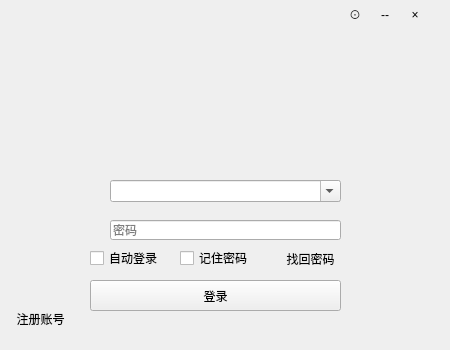
<?xml version="1.0" encoding="UTF-8"?>
<ui version="4.0">
 <class>LoginWidget</class>
 <widget class="QWidget" name="LoginWidget">
  <property name="geometry">
   <rect>
    <x>0</x>
    <y>0</y>
    <width>450</width>
    <height>350</height>
   </rect>
  </property>
  <property name="minimumSize">
   <size>
    <width>450</width>
    <height>350</height>
   </size>
  </property>
  <property name="maximumSize">
   <size>
    <width>450</width>
    <height>350</height>
   </size>
  </property>
  <property name="windowTitle">
   <string>Form</string>
  </property>
  <widget class="QWidget" name="LoginwidgetInner" native="true">
   <property name="geometry">
    <rect>
     <x>0</x>
     <y>0</y>
     <width>430</width>
     <height>330</height>
    </rect>
   </property>
   <property name="minimumSize">
    <size>
     <width>430</width>
     <height>330</height>
    </size>
   </property>
   <property name="maximumSize">
    <size>
     <width>430</width>
     <height>330</height>
    </size>
   </property>
   <widget class="QToolButton" name="toolButtonMin">
    <property name="geometry">
     <rect>
      <x>370</x>
      <y>0</y>
      <width>30</width>
      <height>30</height>
     </rect>
    </property>
    <property name="minimumSize">
     <size>
      <width>30</width>
      <height>30</height>
     </size>
    </property>
    <property name="maximumSize">
     <size>
      <width>30</width>
      <height>30</height>
     </size>
    </property>
    <property name="text">
     <string>--</string>
    </property>
    <property name="autoRaise">
     <bool>true</bool>
    </property>
   </widget>
   <widget class="QToolButton" name="toolButtonSet">
    <property name="geometry">
     <rect>
      <x>340</x>
      <y>0</y>
      <width>30</width>
      <height>30</height>
     </rect>
    </property>
    <property name="minimumSize">
     <size>
      <width>30</width>
      <height>30</height>
     </size>
    </property>
    <property name="maximumSize">
     <size>
      <width>30</width>
      <height>30</height>
     </size>
    </property>
    <property name="text">
     <string>⊙</string>
    </property>
    <property name="checkable">
     <bool>false</bool>
    </property>
    <property name="autoRaise">
     <bool>true</bool>
    </property>
   </widget>
   <widget class="QToolButton" name="toolButtonClose">
    <property name="geometry">
     <rect>
      <x>400</x>
      <y>0</y>
      <width>30</width>
      <height>30</height>
     </rect>
    </property>
    <property name="minimumSize">
     <size>
      <width>30</width>
      <height>30</height>
     </size>
    </property>
    <property name="maximumSize">
     <size>
      <width>30</width>
      <height>30</height>
     </size>
    </property>
    <property name="text">
     <string>×</string>
    </property>
    <property name="autoRaise">
     <bool>true</bool>
    </property>
   </widget>
   <widget class="QLabel" name="labelHeadPic">
    <property name="geometry">
     <rect>
      <x>180</x>
      <y>90</y>
      <width>64</width>
      <height>64</height>
     </rect>
    </property>
    <property name="minimumSize">
     <size>
      <width>64</width>
      <height>64</height>
     </size>
    </property>
    <property name="maximumSize">
     <size>
      <width>64</width>
      <height>64</height>
     </size>
    </property>
    <property name="text">
     <string/>
    </property>
    <property name="pixmap">
     <pixmap resource="image.qrc">:/C:/Users/ASUS/Pictures/ImageMaterials/circleHead.png</pixmap>
    </property>
   </widget>
   <widget class="QLabel" name="labelMovePic">
    <property name="geometry">
     <rect>
      <x>20</x>
      <y>20</y>
      <width>54</width>
      <height>51</height>
     </rect>
    </property>
    <property name="text">
     <string/>
    </property>
    <property name="scaledContents">
     <bool>false</bool>
    </property>
   </widget>
   <widget class="QWidget" name="widgetInnerMain" native="true">
    <property name="geometry">
     <rect>
      <x>0</x>
      <y>130</y>
      <width>431</width>
      <height>201</height>
     </rect>
    </property>
    <widget class="QLineEdit" name="lineEditPassword">
     <property name="geometry">
      <rect>
       <x>110</x>
       <y>90</y>
       <width>231</width>
       <height>20</height>
      </rect>
     </property>
     <property name="echoMode">
      <enum>QLineEdit::Password</enum>
     </property>
     <property name="placeholderText">
      <string>密码</string>
     </property>
    </widget>
    <widget class="QCheckBox" name="checkBox">
     <property name="geometry">
      <rect>
       <x>90</x>
       <y>120</y>
       <width>71</width>
       <height>16</height>
      </rect>
     </property>
     <property name="text">
      <string>自动登录</string>
     </property>
    </widget>
    <widget class="QCheckBox" name="checkBox_2">
     <property name="geometry">
      <rect>
       <x>180</x>
       <y>120</y>
       <width>71</width>
       <height>16</height>
      </rect>
     </property>
     <property name="text">
      <string>记住密码</string>
     </property>
    </widget>
    <widget class="QToolButton" name="toolButton">
     <property name="geometry">
      <rect>
       <x>280</x>
       <y>120</y>
       <width>61</width>
       <height>18</height>
      </rect>
     </property>
     <property name="text">
      <string>找回密码</string>
     </property>
     <property name="autoRaise">
      <bool>true</bool>
     </property>
    </widget>
    <widget class="QToolButton" name="toolButton_2">
     <property name="geometry">
      <rect>
       <x>10</x>
       <y>180</y>
       <width>61</width>
       <height>18</height>
      </rect>
     </property>
     <property name="text">
      <string>注册账号</string>
     </property>
     <property name="autoRaise">
      <bool>true</bool>
     </property>
    </widget>
    <widget class="QComboBox" name="comboBoxUserID">
     <property name="geometry">
      <rect>
       <x>110</x>
       <y>50</y>
       <width>231</width>
       <height>22</height>
      </rect>
     </property>
     <property name="editable">
      <bool>true</bool>
     </property>
    </widget>
    <widget class="QPushButton" name="pushButton">
     <property name="geometry">
      <rect>
       <x>90</x>
       <y>150</y>
       <width>251</width>
       <height>31</height>
      </rect>
     </property>
     <property name="text">
      <string>登录</string>
     </property>
    </widget>
    <widget class="QLabel" name="label">
     <property name="geometry">
      <rect>
       <x>90</x>
       <y>50</y>
       <width>21</width>
       <height>20</height>
      </rect>
     </property>
     <property name="text">
      <string/>
     </property>
     <property name="pixmap">
      <pixmap resource="image.qrc">:/C:/Users/ASUS/Pictures/ImageMaterials/qu.png</pixmap>
     </property>
    </widget>
    <widget class="QLabel" name="label_2">
     <property name="geometry">
      <rect>
       <x>90</x>
       <y>90</y>
       <width>21</width>
       <height>20</height>
      </rect>
     </property>
     <property name="text">
      <string/>
     </property>
     <property name="pixmap">
      <pixmap resource="image.qrc">:/C:/Users/ASUS/Pictures/ImageMaterials/qpp.png</pixmap>
     </property>
    </widget>
    <zorder>checkBox</zorder>
    <zorder>checkBox_2</zorder>
    <zorder>toolButton</zorder>
    <zorder>toolButton_2</zorder>
    <zorder>pushButton</zorder>
    <zorder>label</zorder>
    <zorder>label_2</zorder>
    <zorder>comboBoxUserID</zorder>
    <zorder>lineEditPassword</zorder>
   </widget>
   <zorder>toolButtonMin</zorder>
   <zorder>toolButtonSet</zorder>
   <zorder>toolButtonClose</zorder>
   <zorder>labelMovePic</zorder>
   <zorder>widgetInnerMain</zorder>
   <zorder>labelHeadPic</zorder>
  </widget>
 </widget>
 <resources>
  <include location="image.qrc"/>
 </resources>
 <connections/>
</ui>
